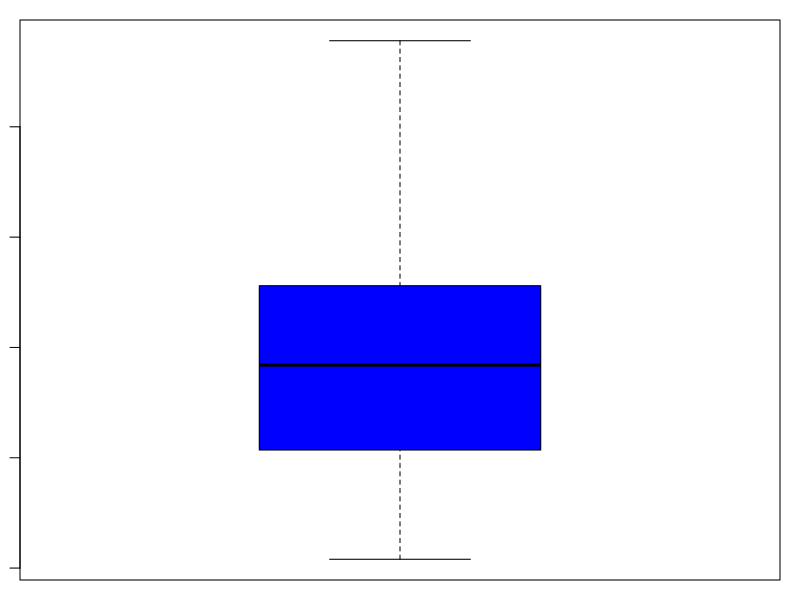
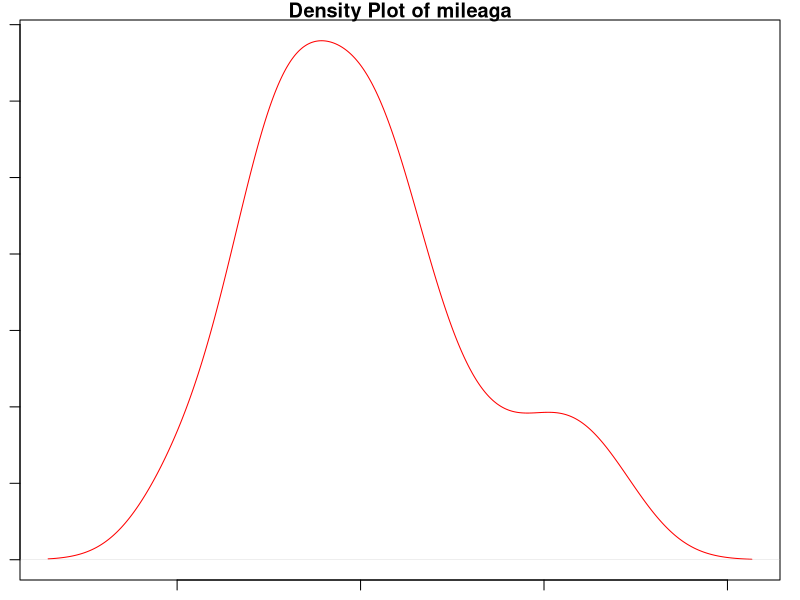
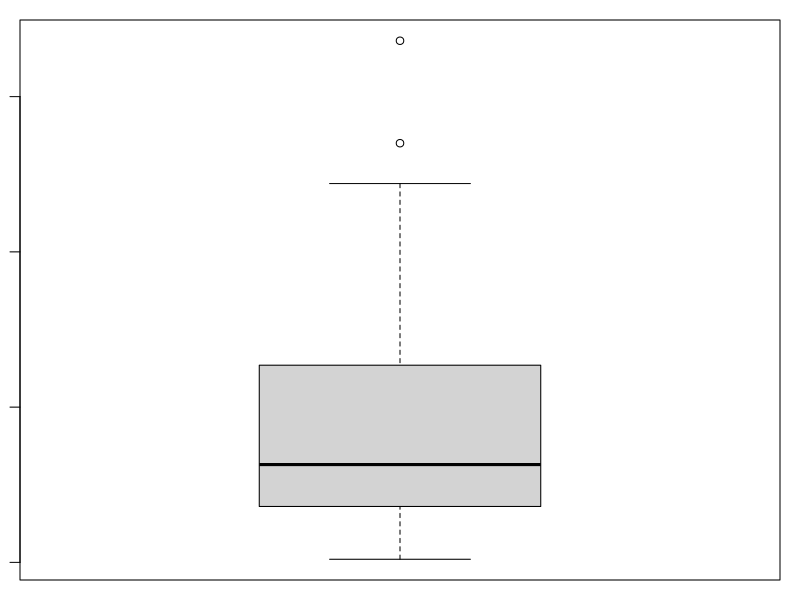

These charts were generated, in order, by the following R code: (Note: this script raises an error after producing the figures.)
## ---- chunk 1
knitr::opts_chunk$set(echo = TRUE)
## ---- chunk 2
x<-8
y<-9
z=x+y
x<-c(1:10)
y<-c(5,10,15,20,25,45)
z<-c(5,10,15,20,25,30)
y[3]=22
sum(y)
min(y)
max(y)
mean(y)
y[9]=35
y[10]=65
y-5
A = matrix(c(1,3,2,4),nrow=2,byrow = TRUE)
B= matrix(c(1,3,2,4),nrow=2)
A%*%B
t(A)      #transpose
det(A)                                                
solve(A)  #imverse Of A
# 3x3 matrix
C=matrix(c(1,9,2,8,3,7,4,6,5),nrow = 3)
D=matrix(c(1,9,2,8,3,7,4,6,5),nrow=3,byrow = TRUE)
C%*%D
t(C) 
t(D)
det(C) 
det(D)
C
solve(C) 
solve(D)

Z = list(Name = "Darshan",Nationality = "Indian",Height = "6'1")
# data frame  reprentation
Name = (c("John","Edgar","walt","Jame"))
Nationality=(c("MALE","NOt-specified","Female","Male"))
Age=15

studentdetail = data.frame(Name,Nationality,Age)


mile=mtcars$mpg
summary(mile)

par(mar=c(1,1,1,1))
boxplot(mile,col = "BLUE")

d= density(mile)
d
plot(d,col = "RED",main="Density Plot of mileaga")  #changed to red


airquality
par(mar=c(1,1,1,1))
boxplot(airquality$Ozone)

d=density(airquality$Ozone)
plot(d,col="RED",main = "DEnsity Plot of Ozone")
d=density(airquality$Solar.R)

par(mfrow=c(2,2))

plot(d,col="RED",main = "DEnsity Plot of Solar")
d=density(airquality$Wind)
plot(d,col="RED",main = "DEnsity Plot of Wind")
d=density(airquality$Temp)
plot(d,col="RED",main = "DEnsity Plot of Temp")
d=density(airquality$Month)
plot(d,col="RED",main = "DEnsity Plot of Month")
d=density(airquality$Day)
plot(d,col="RED",main = "DEnsity Plot of Day")

plot(airquality$Wind,airquality$Temp,col="GREEN",main = "Scatter Plot")

## ---- chunk 3
plot(pressure)
